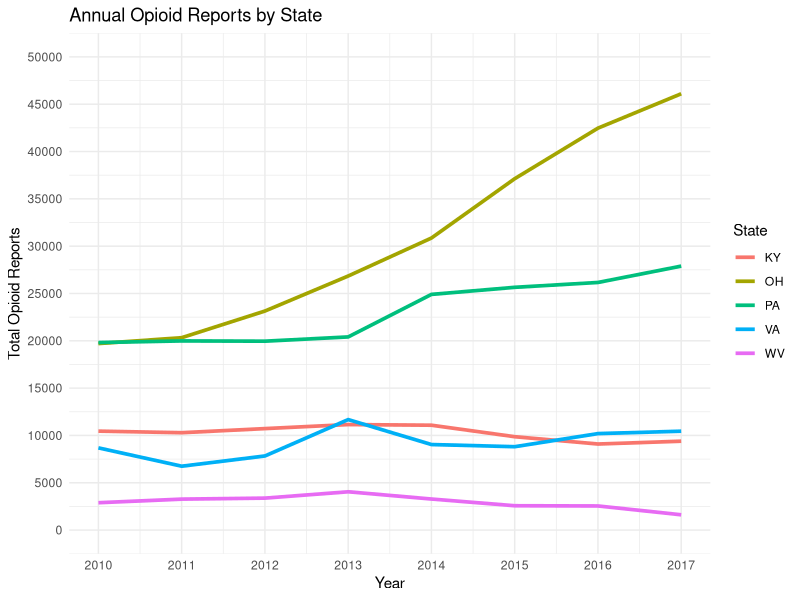

This chart was generated by the following R code:
## ---- chunk 1
knitr::opts_chunk$set(echo = TRUE)
## ---- chunk 2
# Libraries
library(tidyverse)
## ---- chunk 3
# Read the data into R
Data = read.csv(file = 'MCM_NFLIS_Data.csv', header = FALSE)

# Create a data frame
DF = data.frame(Year = Data$V1,
                State = Data$V2,
                County = Data$V3,
                FIPS_State = Data$V4,
                FIPS_County = Data$V5,
                FIPS_Combined = Data$V6,
                Substance = Data$V7,
                Opioid_Reports = Data$V8,
                Total_Drug_Reports_County = Data$V9,
                Total_Drug_Reports_State = Data$V10)

# Extract relevant rows and reindex
DF = DF[-1,]
rownames(DF) = NULL

# Transform factors into numeric values
DF$Year = as.numeric(as.character(DF$Year))
DF$Opioid_Reports = as.numeric(as.character(DF$Opioid_Reports))
DF$Total_Drug_Reports_County = as.numeric(as.character(DF$Total_Drug_Reports_County))
DF$Total_Drug_Reports_State = as.numeric(as.character(DF$Total_Drug_Reports_State))

# Compute total opioid reports for each year and county
Annual_County <- DF %>%
  group_by(Year, FIPS_Combined) %>%
  summarize(Total_Opioid_Reports_County = sum(Opioid_Reports))

# Compute total opioid reports for each year and state
Annual_State <- DF %>%
  group_by(Year, FIPS_State) %>%
  summarize(Total_Opioid_Reports_State = sum(Opioid_Reports))

# Join opioid totals back to original dataset
DF <- DF %>%
  inner_join(Annual_County, by = c("Year", "FIPS_Combined")) %>%
  inner_join(Annual_State, by = c("Year", "FIPS_State"))

# Reorder Columns
DF <- DF[c(1,2,3,4,5,6,7,8,11,12,9,10)]
## ---- chunk 4
# Create the first vizualization
DF %>%
  ggplot(aes(x = Year, y = Total_Opioid_Reports_State, color = State)) +
  geom_line(size = 1.25) +
  labs(x = "Year", y = "Total Opioid Reports") +
  ggtitle("Annual Opioid Reports by State") +
  scale_x_continuous(breaks = c(seq(2010, 2017, 1)), limits = c(2010, 2017)) +
  scale_y_continuous(breaks = c(seq(0, 50000, 5000)), limits = c(0, 50000)) +
  theme_minimal()
